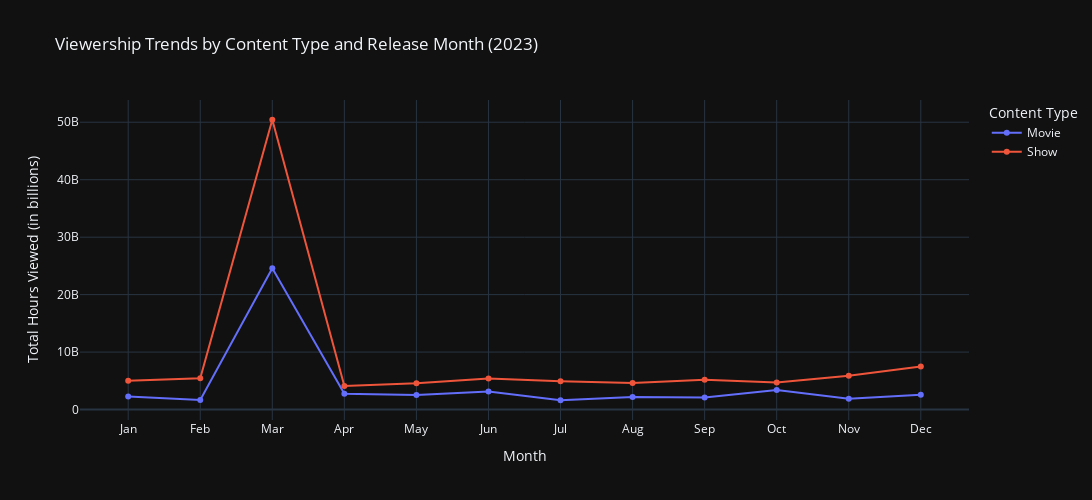

Notebook code for this chart:
### Markdown cell above
### The top 5 most-viewed titles on Netflix in 2023 are:

1.The Night Agent: Season 1 (English, Show) with 812.1 million hours viewed.

2.Ginny & Georgia: Season 2 (English, Show) with 665.1 million hours viewed.

3.King the Land: Limited Series (Korean, Movie) with 630.2 million hours viewed.

4.The Glory: Season 1 (Korean, Show) with 622.8 million hours viewed.

5.ONE PIECE: Season 1 (English, Show) with 541.9 million hours viewed.

English-language shows dominate the top viewership spots. But, Korean content also has a notable presence in the top titles, which indicates its global popularity.

Now, let’s have a look at the viewership trends by content type:

### Code cell
# aggregate viewership hours by content type and release month
monthly_viewership_by_type = netflix_data.pivot_table(index='Release Month',
                                                      columns='Content Type',
                                                      values='Hours Viewed',
                                                      aggfunc='sum')

fig = go.Figure()

for content_type in monthly_viewership_by_type.columns:
    fig.add_trace(
        go.Scatter(
            x=monthly_viewership_by_type.index,
            y=monthly_viewership_by_type[content_type],
            mode='lines+markers',
            name=content_type
        )
    )

fig.update_layout(
    title='Viewership Trends by Content Type and Release Month (2023)',
    xaxis_title='Month',
    yaxis_title='Total Hours Viewed (in billions)',
    xaxis=dict(
        tickmode='array',
        tickvals=list(range(1, 13)),
        ticktext=['Jan', 'Feb', 'Mar', 'Apr', 'May', 'Jun', 'Jul', 'Aug', 'Sep', 'Oct', 'Nov', 'Dec']
    ),
    height=500,
    width=1100,
    legend_title='Content Type',
    template='plotly_dark'
)

fig.write_html("C:/Users/vaibh/GRRAS/Projects/Data Analytics projects/Netflix Data Analysis/Plots/Viewership Trends by Content.html")
fig.show()

### Figure 1 — Plotly figure (JSON) as saved in the notebook; plotly's stock layout.template omitted (floating-point values rounded to 4 significant figures)
{"data": [{"mode": "lines+markers", "name": "Movie", "type": "scatter", "x": [1, 2, 3, 4, 5, 6, 7, 8, 9, 10, 11, 12], "y": [2275900000, 1654400000, 24577000000, 2757600000, 2520500000, 3135800000, 1615700000, 2186400000, 2092300000, 3400400000, 1866900000, 2554900000]}, {"mode": "lines+markers", "name": "Show", "type": "scatter", "x": [1, 2, 3, 4, 5, 6, 7, 8, 9, 10, 11, 12], "y": [4995700000, 5449300000, 50434000000, 4108100000, 4574100000, 5386200000, 4909100000, 4631400000, 5169900000, 4722800000, 5882600000, 7500900000]}], "layout": {"height": 500, "legend": {"title": {"text": "Content Type"}}, "title": {"text": "Viewership Trends by Content Type and Release Month (2023)"}, "width": 1100, "xaxis": {"autorange": true, "range": [0.3313, 12.67], "tickmode": "array", "ticktext": ["Jan", "Feb", "Mar", "Apr", "May", "Jun", "Jul", "Aug", "Sep", "Oct", "Nov", "Dec"], "tickvals": [1, 2, 3, 4, 5, 6, 7, 8, 9, 10, 11, 12], "title": {"text": "Month"}, "type": "linear"}, "yaxis": {"autorange": true, "range": [-1822000000.0, 53870000000.0], "title": {"text": "Total Hours Viewed (in billions)"}, "type": "linear"}}}
